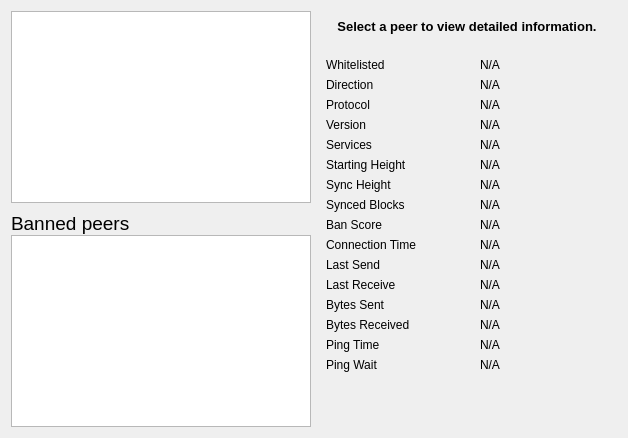
     <widget class="QWidget" name="tab_peers">
      <attribute name="title">
       <string>&amp;Peers</string>
      </attribute>
      <layout class="QGridLayout" name="gridLayout_2">
       <item row="0" column="0" rowspan="2">
        <layout class="QVBoxLayout" name="verticalLayout_101">
         <property name="spacing">
          <number>0</number>
         </property>
         <item>
          <widget class="QTableView" name="peerWidget">
           <property name="horizontalScrollBarPolicy">
            <enum>Qt::ScrollBarAsNeeded</enum>
           </property>
           <property name="sortingEnabled">
            <bool>true</bool>
           </property>
           <attribute name="horizontalHeaderHighlightSections">
            <bool>false</bool>
           </attribute>
          </widget>
         </item>
         <item>
          <widget class="QLabel" name="banHeading">
           <property name="sizePolicy">
            <sizepolicy hsizetype="Preferred" vsizetype="Minimum">
             <horstretch>0</horstretch>
             <verstretch>0</verstretch>
            </sizepolicy>
           </property>
           <property name="minimumSize">
            <size>
             <width>300</width>
             <height>32</height>
            </size>
           </property>
           <property name="maximumSize">
            <size>
             <width>16777215</width>
             <height>32</height>
            </size>
           </property>
           <property name="font">
            <font>
             <pointsize>14</pointsize>
            </font>
           </property>
           <property name="cursor">
            <cursorShape>IBeamCursor</cursorShape>
           </property>
           <property name="text">
            <string>Banned peers</string>
           </property>
           <property name="alignment">
            <set>Qt::AlignBottom|Qt::AlignLeading|Qt::AlignLeft</set>
           </property>
           <property name="wordWrap">
            <bool>true</bool>
           </property>
           <property name="textInteractionFlags">
            <set>Qt::LinksAccessibleByMouse|Qt::TextSelectableByKeyboard|Qt::TextSelectableByMouse</set>
           </property>
          </widget>
         </item>
         <item>
          <widget class="QTableView" name="banlistWidget">
           <property name="sizePolicy">
            <sizepolicy hsizetype="Expanding" vsizetype="Expanding">
             <horstretch>0</horstretch>
             <verstretch>0</verstretch>
            </sizepolicy>
           </property>
           <property name="maximumSize">
            <size>
             <width>16777215</width>
             <height>16777215</height>
            </size>
           </property>
           <property name="horizontalScrollBarPolicy">
            <enum>Qt::ScrollBarAsNeeded</enum>
           </property>
           <property name="sortingEnabled">
            <bool>true</bool>
           </property>
           <attribute name="horizontalHeaderHighlightSections">
            <bool>false</bool>
           </attribute>
          </widget>
         </item>
        </layout>
       </item>
       <item row="0" column="1">
        <widget class="QLabel" name="peerHeading">
         <property name="sizePolicy">
          <sizepolicy hsizetype="Preferred" vsizetype="Minimum">
           <horstretch>0</horstretch>
           <verstretch>0</verstretch>
          </sizepolicy>
         </property>
         <property name="minimumSize">
          <size>
           <width>300</width>
           <height>32</height>
          </size>
         </property>
         <property name="font">
          <font>
           <pointsize>10</pointsize>
           <weight>75</weight>
           <bold>true</bold>
          </font>
         </property>
         <property name="cursor">
          <cursorShape>IBeamCursor</cursorShape>
         </property>
         <property name="text">
          <string>Select a peer to view detailed information.</string>
         </property>
         <property name="alignment">
          <set>Qt::AlignCenter</set>
         </property>
         <property name="wordWrap">
          <bool>true</bool>
         </property>
         <property name="textInteractionFlags">
          <set>Qt::LinksAccessibleByMouse|Qt::TextSelectableByKeyboard|Qt::TextSelectableByMouse</set>
         </property>
        </widget>
       </item>
       <item row="1" column="1">
        <widget class="QWidget" name="detailWidget" native="true">
         <property name="minimumSize">
          <size>
           <width>300</width>
           <height>0</height>
          </size>
         </property>
         <layout class="QGridLayout" name="gridLayout_3">
          <item row="0" column="0">
           <widget class="QLabel" name="label_30">
            <property name="text">
             <string>Whitelisted</string>
            </property>
           </widget>
          </item>
          <item row="0" column="2">
           <widget class="QLabel" name="peerWhitelisted">
            <property name="cursor">
             <cursorShape>IBeamCursor</cursorShape>
            </property>
            <property name="text">
             <string>N/A</string>
            </property>
            <property name="textFormat">
             <enum>Qt::PlainText</enum>
            </property>
            <property name="textInteractionFlags">
             <set>Qt::LinksAccessibleByMouse|Qt::TextSelectableByKeyboard|Qt::TextSelectableByMouse</set>
            </property>
           </widget>
          </item>
          <item row="1" column="0">
           <widget class="QLabel" name="label_23">
            <property name="text">
             <string>Direction</string>
            </property>
           </widget>
          </item>
          <item row="1" column="2">
           <widget class="QLabel" name="peerDirection">
            <property name="cursor">
             <cursorShape>IBeamCursor</cursorShape>
            </property>
            <property name="text">
             <string>N/A</string>
            </property>
            <property name="textFormat">
             <enum>Qt::PlainText</enum>
            </property>
            <property name="textInteractionFlags">
             <set>Qt::LinksAccessibleByMouse|Qt::TextSelectableByKeyboard|Qt::TextSelectableByMouse</set>
            </property>
           </widget>
          </item>
          <item row="2" column="0">
           <widget class="QLabel" name="label_21">
            <property name="text">
             <string>Protocol</string>
            </property>
           </widget>
          </item>
          <item row="2" column="2">
           <widget class="QLabel" name="peerVersion">
            <property name="cursor">
             <cursorShape>IBeamCursor</cursorShape>
            </property>
            <property name="text">
             <string>N/A</string>
            </property>
            <property name="textFormat">
             <enum>Qt::PlainText</enum>
            </property>
            <property name="textInteractionFlags">
             <set>Qt::LinksAccessibleByMouse|Qt::TextSelectableByKeyboard|Qt::TextSelectableByMouse</set>
            </property>
           </widget>
          </item>
          <item row="3" column="0">
           <widget class="QLabel" name="label_28">
            <property name="text">
             <string>Version</string>
            </property>
           </widget>
          </item>
          <item row="3" column="2">
           <widget class="QLabel" name="peerSubversion">
            <property name="cursor">
             <cursorShape>IBeamCursor</cursorShape>
            </property>
            <property name="text">
             <string>N/A</string>
            </property>
            <property name="textFormat">
             <enum>Qt::PlainText</enum>
            </property>
            <property name="textInteractionFlags">
             <set>Qt::LinksAccessibleByMouse|Qt::TextSelectableByKeyboard|Qt::TextSelectableByMouse</set>
            </property>
           </widget>
          </item>
          <item row="4" column="0">
           <widget class="QLabel" name="label_4">
            <property name="text">
             <string>Services</string>
            </property>
           </widget>
          </item>
          <item row="4" column="2">
           <widget class="QLabel" name="peerServices">
            <property name="cursor">
             <cursorShape>IBeamCursor</cursorShape>
            </property>
            <property name="text">
             <string>N/A</string>
            </property>
            <property name="textFormat">
             <enum>Qt::PlainText</enum>
            </property>
            <property name="textInteractionFlags">
             <set>Qt::LinksAccessibleByMouse|Qt::TextSelectableByKeyboard|Qt::TextSelectableByMouse</set>
            </property>
           </widget>
          </item>
          <item row="5" column="0">
           <widget class="QLabel" name="label_29">
            <property name="text">
             <string>Starting Height</string>
            </property>
           </widget>
          </item>
          <item row="5" column="2">
           <widget class="QLabel" name="peerHeight">
            <property name="cursor">
             <cursorShape>IBeamCursor</cursorShape>
            </property>
            <property name="text">
             <string>N/A</string>
            </property>
            <property name="textFormat">
             <enum>Qt::PlainText</enum>
            </property>
            <property name="textInteractionFlags">
             <set>Qt::LinksAccessibleByMouse|Qt::TextSelectableByKeyboard|Qt::TextSelectableByMouse</set>
            </property>
           </widget>
          </item>
          <item row="6" column="0">
           <widget class="QLabel" name="label_27">
            <property name="text">
             <string>Sync Height</string>
            </property>
           </widget>
          </item>
          <item row="6" column="2">
           <widget class="QLabel" name="peerSyncHeight">
            <property name="cursor">
             <cursorShape>IBeamCursor</cursorShape>
            </property>
            <property name="text">
             <string>N/A</string>
            </property>
            <property name="textFormat">
             <enum>Qt::PlainText</enum>
            </property>
            <property name="textInteractionFlags">
             <set>Qt::LinksAccessibleByMouse|Qt::TextSelectableByKeyboard|Qt::TextSelectableByMouse</set>
            </property>
           </widget>
          </item>
          <item row="7" column="0">
           <widget class="QLabel" name="label_25">
            <property name="text">
             <string>Synced Blocks</string>
            </property>
           </widget>
          </item>
          <item row="7" column="2">
           <widget class="QLabel" name="peerCommonHeight">
            <property name="cursor">
             <cursorShape>IBeamCursor</cursorShape>
            </property>
            <property name="text">
             <string>N/A</string>
            </property>
            <property name="textFormat">
             <enum>Qt::PlainText</enum>
            </property>
            <property name="textInteractionFlags">
             <set>Qt::LinksAccessibleByMouse|Qt::TextSelectableByKeyboard|Qt::TextSelectableByMouse</set>
            </property>
           </widget>
          </item>
          <item row="8" column="0">
           <widget class="QLabel" name="label_24">
            <property name="text">
             <string>Ban Score</string>
            </property>
           </widget>
          </item>
          <item row="8" column="2">
           <widget class="QLabel" name="peerBanScore">
            <property name="cursor">
             <cursorShape>IBeamCursor</cursorShape>
            </property>
            <property name="text">
             <string>N/A</string>
            </property>
            <property name="textFormat">
             <enum>Qt::PlainText</enum>
            </property>
            <property name="textInteractionFlags">
             <set>Qt::LinksAccessibleByMouse|Qt::TextSelectableByKeyboard|Qt::TextSelectableByMouse</set>
            </property>
           </widget>
          </item>
          <item row="9" column="0">
           <widget class="QLabel" name="label_22">
            <property name="text">
             <string>Connection Time</string>
            </property>
           </widget>
          </item>
          <item row="9" column="2">
           <widget class="QLabel" name="peerConnTime">
            <property name="cursor">
             <cursorShape>IBeamCursor</cursorShape>
            </property>
            <property name="text">
             <string>N/A</string>
            </property>
            <property name="textFormat">
             <enum>Qt::PlainText</enum>
            </property>
            <property name="textInteractionFlags">
             <set>Qt::LinksAccessibleByMouse|Qt::TextSelectableByKeyboard|Qt::TextSelectableByMouse</set>
            </property>
           </widget>
          </item>
          <item row="10" column="0">
           <widget class="QLabel" name="label_15">
            <property name="text">
             <string>Last Send</string>
            </property>
           </widget>
          </item>
          <item row="10" column="2">
           <widget class="QLabel" name="peerLastSend">
            <property name="cursor">
             <cursorShape>IBeamCursor</cursorShape>
            </property>
            <property name="text">
             <string>N/A</string>
            </property>
            <property name="textFormat">
             <enum>Qt::PlainText</enum>
            </property>
            <property name="textInteractionFlags">
             <set>Qt::LinksAccessibleByMouse|Qt::TextSelectableByKeyboard|Qt::TextSelectableByMouse</set>
            </property>
           </widget>
          </item>
          <item row="11" column="0">
           <widget class="QLabel" name="label_19">
            <property name="text">
             <string>Last Receive</string>
            </property>
           </widget>
          </item>
          <item row="11" column="2">
           <widget class="QLabel" name="peerLastRecv">
            <property name="cursor">
             <cursorShape>IBeamCursor</cursorShape>
            </property>
            <property name="text">
             <string>N/A</string>
            </property>
            <property name="textFormat">
             <enum>Qt::PlainText</enum>
            </property>
            <property name="textInteractionFlags">
             <set>Qt::LinksAccessibleByMouse|Qt::TextSelectableByKeyboard|Qt::TextSelectableByMouse</set>
            </property>
           </widget>
          </item>
          <item row="12" column="0">
           <widget class="QLabel" name="label_18">
            <property name="text">
             <string>Bytes Sent</string>
            </property>
           </widget>
          </item>
          <item row="12" column="2">
           <widget class="QLabel" name="peerBytesSent">
            <property name="cursor">
             <cursorShape>IBeamCursor</cursorShape>
            </property>
            <property name="text">
             <string>N/A</string>
            </property>
            <property name="textFormat">
             <enum>Qt::PlainText</enum>
            </property>
            <property name="textInteractionFlags">
             <set>Qt::LinksAccessibleByMouse|Qt::TextSelectableByKeyboard|Qt::TextSelectableByMouse</set>
            </property>
           </widget>
          </item>
          <item row="13" column="0">
           <widget class="QLabel" name="label_20">
            <property name="text">
             <string>Bytes Received</string>
            </property>
           </widget>
          </item>
          <item row="13" column="2">
           <widget class="QLabel" name="peerBytesRecv">
            <property name="cursor">
             <cursorShape>IBeamCursor</cursorShape>
            </property>
            <property name="text">
             <string>N/A</string>
            </property>
            <property name="textFormat">
             <enum>Qt::PlainText</enum>
            </property>
            <property name="textInteractionFlags">
             <set>Qt::LinksAccessibleByMouse|Qt::TextSelectableByKeyboard|Qt::TextSelectableByMouse</set>
            </property>
           </widget>
          </item>
          <item row="14" column="0">
           <widget class="QLabel" name="label_26">
            <property name="text">
             <string>Ping Time</string>
            </property>
           </widget>
          </item>
          <item row="14" column="2">
           <widget class="QLabel" name="peerPingTime">
            <property name="cursor">
             <cursorShape>IBeamCursor</cursorShape>
            </property>
            <property name="text">
             <string>N/A</string>
            </property>
            <property name="textFormat">
             <enum>Qt::PlainText</enum>
            </property>
            <property name="textInteractionFlags">
             <set>Qt::LinksAccessibleByMouse|Qt::TextSelectableByKeyboard|Qt::TextSelectableByMouse</set>
            </property>
           </widget>
          </item>
          <item row="15" column="0">
           <widget class="QLabel" name="peerPingWaitLabel">
            <property name="toolTip">
             <string>The duration of a currently outstanding ping.</string>
            </property>
            <property name="text">
             <string>Ping Wait</string>
            </property>
           </widget>
          </item>
          <item row="15" column="2">
           <widget class="QLabel" name="peerPingWait">
            <property name="cursor">
             <cursorShape>IBeamCursor</cursorShape>
            </property>
            <property name="text">
             <string>N/A</string>
            </property>
            <property name="textFormat">
             <enum>Qt::PlainText</enum>
            </property>
            <property name="textInteractionFlags">
             <set>Qt::LinksAccessibleByMouse|Qt::TextSelectableByKeyboard|Qt::TextSelectableByMouse</set>
            </property>
           </widget>
          </item>
          <item row="16" column="1">
           <spacer name="verticalSpacer_3">
            <property name="orientation">
             <enum>Qt::Vertical</enum>
            </property>
            <property name="sizeHint" stdset="0">
             <size>
              <width>20</width>
              <height>40</height>
             </size>
            </property>
           </spacer>
          </item>
         </layout>
        </widget>
       </item>
      </layout>
     </widget>
